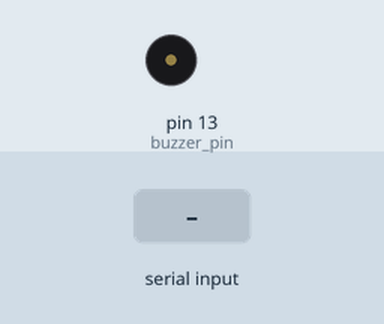
Simulated run of this sketch. Board: Arduino Uno, built with avr-gcc and run on an emulated ATmega328P. On the bench: buzzer (waves = sounding). Inputs (shaded band) come from the test bench.

Above: at 1.2 s.
1.3 s: "1\n" received over Serial
At 1.7 s:
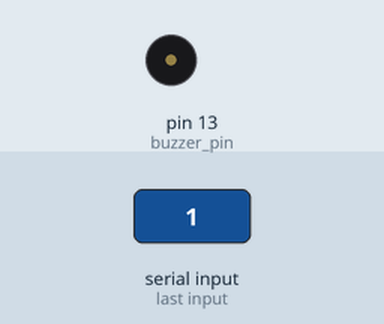
Timing chart, 0 to 10.3 s (numbered marks = the images above; inputs shaded):
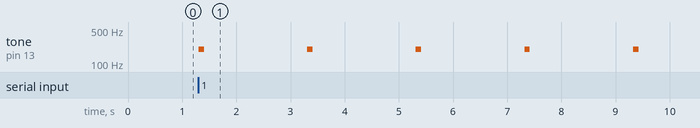

The sketch:

buzzer_notification.ino
```cpp
// Listens for data over serial connection and
// plays beep on the buzzer

#ifndef SERIAL_RATE
#define SERIAL_RATE     115200
#endif

#ifndef SERIAL_TIMEOUT
#define SERIAL_TIMEOUT  5
#endif

int buzzer_pin = 13;
int frequency = 200;
int duration = 100;

void setup(){
  Serial.begin(SERIAL_RATE);
  Serial.setTimeout(SERIAL_TIMEOUT);
}

void loop(){
 while (Serial.available() > 0) {
   switch(Serial.parseInt()){
     case 1:
       while (Serial.parseInt() != 99) {
         tone(buzzer_pin, frequency, duration);
         delay(2000);
       }
       noTone(buzzer_pin);
     case 99:
	// do nothing, to stop any previous operation
        break;
   }
 }
}
```

Measured:
- after the input at 1.3 s, tone on pin 13 (buzzer_pin): alternates 200 Hz for 0.10 s and silent for 1.9 s, starting at once
